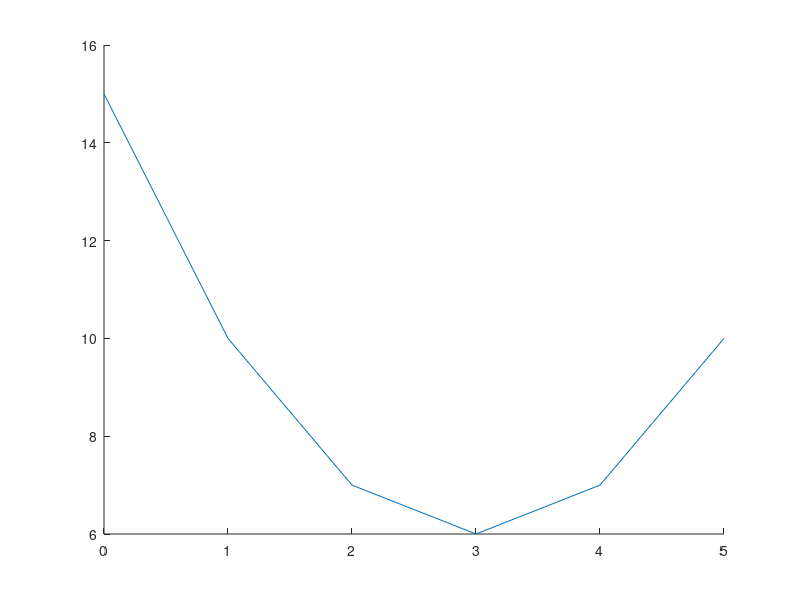

Write the MATLAB code that produced this figure. (Note: this script raises an error after producing the figure.)
clc;
clear;
f = @(x) x.^2 - 6*x + 15;
x = 0:5;
y = f(x);
R = 0.61803; % (sqrt(5) - 1) / 2

plot(x, y); % Fonksiyon Grafigi
title('Fonksiyon Grafigi');
xlabel('X Degeri');
ylabel('Y Degeri');
grid on; 
pause;

xL  = input("xL degeri : ");
xU  = input("xU degeri : ");
itr = input("Iterasyon sayisi : ");
clc;
fprintf('Tur Iterasyon Tahmin    Hata\n');
%Maximum Konum
d = R * (xU - xL);
x1 = xL + d;
x2 = xU - d;
for i=1:itr
    if(f(x1) > f(x2))
        xL = x2;
        d = R * (xU - xL);
        x2 = x1;
        x1 = xL + d;
        xr = x1;
    else
        xU = x1;
        x1 = x2;
        d = R * (xU - xL);
        x2 = xU - d; 
        xr = x2;
    end
    hata = abs(((xr - xL) / xr)) * 100;  
    fprintf('max    %d      %.4f   %.4f\n', [i xr hata]);
end

plot(x, y, xr, f(xr), 'ok', 'LineWidth, 2');
title('Max Grafik');
xlabel('X Degeri');
ylabel('Y Degeri');
grid on ;
pause;

%Minimum Konum
d = R * (xU - xL);
x1 = xL + d;
x2 = xU - d;

for i=1:itr
    if(f(x1) < f(x2))
        xL = x2;
        x2 = x1;
        d = R * (xU - xL);
        x1 = xL + d;
        xr = x1;
    else
        xU = x1;
        x1 = x2;
        d = R * (xU - xL);
        x2 = xU - d; 
        xr = x2;
    end
    hata = abs(((xr - xL) / xr))*100;
    
    fprintf('min    %d      %.4f   %.4f\n', [i xr hata]);
end

plot(x, y, xr, f(xr), 'ok', 'LineWidth', 2);
title('Min Grafik');
xlabel('X Degeri');
ylabel('Y Degeri');
grid on; 